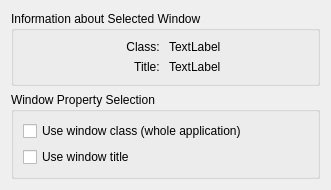
<?xml version="1.0" encoding="UTF-8"?>
<ui version="4.0">
 <class>DetectWidget</class>
 <widget class="QWidget" name="DetectWidget">
  <property name="geometry">
   <rect>
    <x>0</x>
    <y>0</y>
    <width>331</width>
    <height>183</height>
   </rect>
  </property>
  <property name="windowTitle">
   <string>Form</string>
  </property>
  <layout class="QVBoxLayout" name="verticalLayout">
   <item>
    <widget class="QGroupBox" name="groupBox">
     <property name="title">
      <string>Information about Selected Window</string>
     </property>
     <layout class="QGridLayout" name="gridLayout">
      <item row="0" column="0">
       <widget class="QLabel" name="label">
        <property name="text">
         <string>Class: </string>
        </property>
        <property name="alignment">
         <set>Qt::AlignRight|Qt::AlignTrailing|Qt::AlignVCenter</set>
        </property>
       </widget>
      </item>
      <item row="0" column="1">
       <widget class="QLabel" name="windowClass">
        <property name="text">
         <string>TextLabel</string>
        </property>
       </widget>
      </item>
      <item row="1" column="0">
       <widget class="QLabel" name="label_2">
        <property name="text">
         <string>Title: </string>
        </property>
        <property name="alignment">
         <set>Qt::AlignRight|Qt::AlignTrailing|Qt::AlignVCenter</set>
        </property>
       </widget>
      </item>
      <item row="1" column="1">
       <widget class="QLabel" name="windowTitle">
        <property name="text">
         <string>TextLabel</string>
        </property>
       </widget>
      </item>
     </layout>
    </widget>
   </item>
   <item>
    <widget class="QGroupBox" name="groupBox_2">
     <property name="title">
      <string>Window Property Selection</string>
     </property>
     <layout class="QVBoxLayout" name="verticalLayout_2">
      <item>
       <widget class="QCheckBox" name="windowClassCheckBox">
        <property name="text">
         <string>Use window class (whole application)</string>
        </property>
       </widget>
      </item>
      <item>
       <widget class="QCheckBox" name="windowTitleCheckBox">
        <property name="locale">
         <locale language="French" country="France"/>
        </property>
        <property name="text">
         <string>Use window title</string>
        </property>
       </widget>
      </item>
     </layout>
    </widget>
   </item>
  </layout>
 </widget>
 <resources/>
 <connections/>
</ui>
